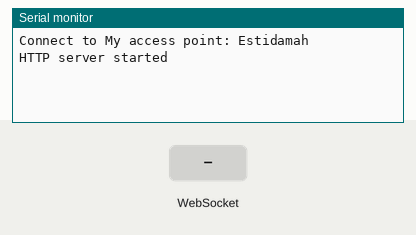
This sketch was run on a simulated ESP32. On the bench: the last lines printed to the serial monitor. The test bench sets the inputs (shaded band).

Above: at 1.2 s.
1.3 s: WebSocket text "1" received
At 1.9 s:
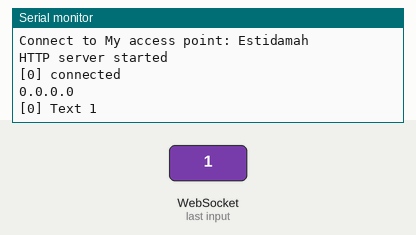
2.8 s: WebSocket text "0" received
At 4.2 s:
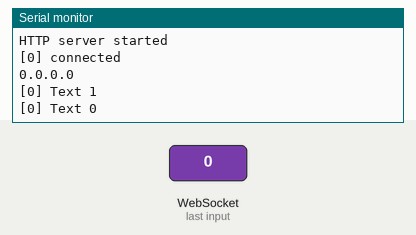

The sketch:

server.ino
```cpp
/*
  ESP32 Web Server / WebSocket - AP Mode
  Created on April 11 2019
  by Meshal Alhazmi @ Estidama

*/

#include <WiFi.h>
#include <WiFiClient.h>
#include <WiFiAP.h>
#include <WebServer.h>
#include <WebSocketsServer.h>

// SSID & Password
const char* ssid = "Estidamah";  //  SSID Name
const char* password = "12345678";  //WiFi Password

// IP Address Configuration
IPAddress local_ip(192, 168, 1, 1);
IPAddress gateway(192, 168, 1, 1);
IPAddress subnet(255, 255, 255, 0);

WebServer server(80);  //  WebServer defult port  80
WebSocketsServer webSockets = WebSocketsServer(8080);//  WebSocketsServer defult port  8080


void onWebSocketEvent(uint8_t num,WStype_t type,uint8_t * payload, size_t length){

  switch(type){
    case WStype_DISCONNECTED:
     Serial.printf("[%u] Disconnected\n", num);
     break;
    case WStype_CONNECTED:
     {
      IPAddress ip = webSockets.remoteIP(num);
      Serial.printf("[%u] connected\n", num);
      Serial.println(ip.toString());

     }
     break;

     case WStype_TEXT:
     Serial.printf("[%u] Text %s\n", num, payload);
     webSockets.sendTXT(num, payload);
     break;

    case WStype_ERROR:
    case WStype_BIN:
    case WStype_FRAGMENT_TEXT_START:
    case WStype_FRAGMENT_BIN_START:
    case WStype_FRAGMENT:
    case WStype_FRAGMENT_FIN:
    default:
      break;
  }
}
void setup() {
  Serial.begin(115200);


  // Create SoftAP
  WiFi.softAP(ssid, password);
  WiFi.softAPConfig(local_ip, gateway, subnet);


  Serial.print("Connect to My access point: ");
  Serial.println(ssid);
//  while ( WiFi.status() != WL_CONNECTED ){
//    delay(500);
//    Serial.print(".");
//    Serial.print(WiFi.status());
//  }
  server.on("/", handle_root);

  server.begin();
  webSockets.begin();
    server.sendHeader("Access-Control-Allow-Origin", "*");

//  server.sendHeader("Access-Control-Allow-Origin", "*");


  webSockets.onEvent(onWebSocketEvent),

  Serial.println("HTTP server started");
//  delay(100);
}

void loop() {
  server.handleClient();
  webSockets.loop();
}

// HTML & CSS contents which display on web server
String HTML = "<!DOCTYPE html>\
<html>\
<body>\
<h1>My First Web Server with ESP32 - AP Mode &#128522;</h1>\
</body>\
</html>";

// Handle root url (/)
void handle_root() {
  server.send(200, "text/html", HTML);
}
```

Measured:
- after the input at 1.3 s, the serial monitor: prints a new line at once (image 1)
- after the input at 2.8 s, the serial monitor: prints a new line at once (image 2)
